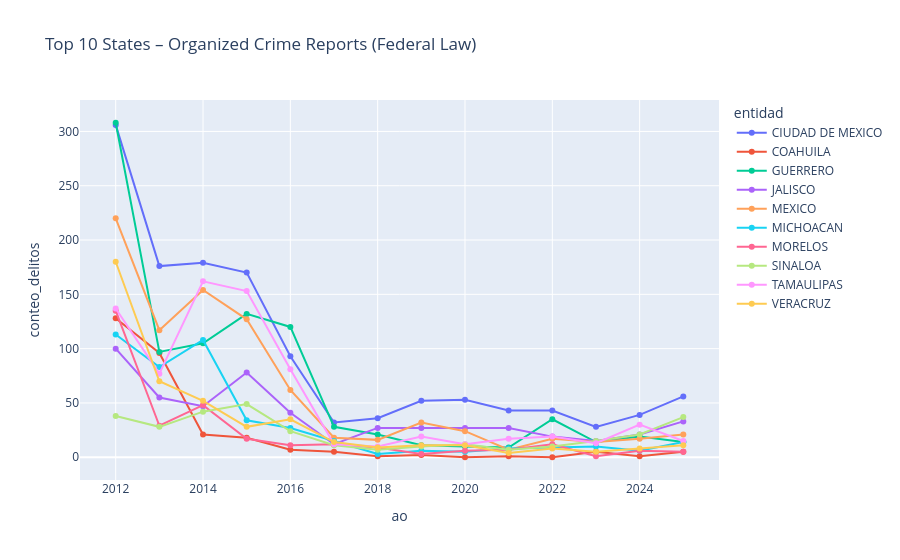

Notebook code cell kept with this figure:
### Code cell
# Create interactive plot

fig = px.line(
    df_top10_do,
    x='ao',
    y='conteo_delitos',
    color='entidad',
    markers=True,
    title='Top 10 States – Organized Crime Reports (Federal Law)'
)
fig.update_layout(hovermode='x unified')
fig.show()

### Figure 1 — Plotly figure (JSON) as saved in the notebook; plotly's stock layout.template omitted (floating-point values rounded to 4 significant figures)
{"data": [{"hovertemplate": "entidad=CIUDAD DE MEXICO<br>ao=%{x}<br>conteo_delitos=%{y}<extra></extra>", "legendgroup": "CIUDAD DE MEXICO", "line": {"color": "#636efa", "dash": "solid"}, "marker": {"symbol": "circle"}, "mode": "lines+markers", "name": "CIUDAD DE MEXICO", "orientation": "v", "showlegend": true, "type": "scatter", "x": [2012, 2013, 2014, 2015, 2016, 2017, 2018, 2019, 2020, 2021, 2022, 2023, 2024, 2025], "xaxis": "x", "y": [306.0, 176.0, 179.0, 170.0, 93.0, 32.0, 36.0, 52.0, 53.0, 43.0, 43.0, 28.0, 39.0, 56.0], "yaxis": "y"}, {"hovertemplate": "entidad=COAHUILA<br>ao=%{x}<br>conteo_delitos=%{y}<extra></extra>", "legendgroup": "COAHUILA", "line": {"color": "#EF553B", "dash": "solid"}, "marker": {"symbol": "circle"}, "mode": "lines+markers", "name": "COAHUILA", "orientation": "v", "showlegend": true, "type": "scatter", "x": [2012, 2013, 2014, 2015, 2016, 2017, 2018, 2019, 2020, 2021, 2022, 2023, 2024, 2025], "xaxis": "x", "y": [128.0, 96.0, 21.0, 18.0, 7.0, 5.0, 1.0, 2.0, 0.0, 1.0, 0.0, 5.0, 1.0, 5.0], "yaxis": "y"}, {"hovertemplate": "entidad=GUERRERO<br>ao=%{x}<br>conteo_delitos=%{y}<extra></extra>", "legendgroup": "GUERRERO", "line": {"color": "#00cc96", "dash": "solid"}, "marker": {"symbol": "circle"}, "mode": "lines+markers", "name": "GUERRERO", "orientation": "v", "showlegend": true, "type": "scatter", "x": [2012, 2013, 2014, 2015, 2016, 2017, 2018, 2019, 2020, 2021, 2022, 2023, 2024, 2025], "xaxis": "x", "y": [308.0, 97.0, 105.0, 132.0, 120.0, 28.0, 21.0, 11.0, 10.0, 9.0, 35.0, 14.0, 19.0, 14.0], "yaxis": "y"}, {"hovertemplate": "entidad=JALISCO<br>ao=%{x}<br>conteo_delitos=%{y}<extra></extra>", "legendgroup": "JALISCO", "line": {"color": "#ab63fa", "dash": "solid"}, "marker": {"symbol": "circle"}, "mode": "lines+markers", "name": "JALISCO", "orientation": "v", "showlegend": true, "type": "scatter", "x": [2012, 2013, 2014, 2015, 2016, 2017, 2018, 2019, 2020, 2021, 2022, 2023, 2024, 2025], "xaxis": "x", "y": [100.0, 55.0, 47.0, 78.0, 41.0, 12.0, 27.0, 27.0, 27.0, 27.0, 19.0, 15.0, 21.0, 33.0], "yaxis": "y"}, {"hovertemplate": "entidad=MEXICO<br>ao=%{x}<br>conteo_delitos=%{y}<extra></extra>", "legendgroup": "MEXICO", "line": {"color": "#FFA15A", "dash": "solid"}, "marker": {"symbol": "circle"}, "mode": "lines+markers", "name": "MEXICO", "orientation": "v", "showlegend": true, "type": "scatter", "x": [2012, 2013, 2014, 2015, 2016, 2017, 2018, 2019, 2020, 2021, 2022, 2023, 2024, 2025], "xaxis": "x", "y": [220.0, 117.0, 154.0, 127.0, 62.0, 18.0, 16.0, 32.0, 24.0, 7.0, 17.0, 14.0, 17.0, 21.0], "yaxis": "y"}, {"hovertemplate": "entidad=MICHOACAN<br>ao=%{x}<br>conteo_delitos=%{y}<extra></extra>", "legendgroup": "MICHOACAN", "line": {"color": "#19d3f3", "dash": "solid"}, "marker": {"symbol": "circle"}, "mode": "lines+markers", "name": "MICHOACAN", "orientation": "v", "showlegend": true, "type": "scatter", "x": [2012, 2013, 2014, 2015, 2016, 2017, 2018, 2019, 2020, 2021, 2022, 2023, 2024, 2025], "xaxis": "x", "y": [113.0, 83.0, 108.0, 34.0, 27.0, 15.0, 3.0, 6.0, 5.0, 8.0, 9.0, 10.0, 6.0, 14.0], "yaxis": "y"}, {"hovertemplate": "entidad=MORELOS<br>ao=%{x}<br>conteo_delitos=%{y}<extra></extra>", "legendgroup": "MORELOS", "line": {"color": "#FF6692", "dash": "solid"}, "marker": {"symbol": "circle"}, "mode": "lines+markers", "name": "MORELOS", "orientation": "v", "showlegend": true, "type": "scatter", "x": [2012, 2013, 2014, 2015, 2016, 2017, 2018, 2019, 2020, 2021, 2022, 2023, 2024, 2025], "xaxis": "x", "y": [135.0, 29.0, 48.0, 17.0, 11.0, 12.0, 9.0, 3.0, 6.0, 7.0, 12.0, 1.0, 6.0, 5.0], "yaxis": "y"}, {"hovertemplate": "entidad=SINALOA<br>ao=%{x}<br>conteo_delitos=%{y}<extra></extra>", "legendgroup": "SINALOA", "line": {"color": "#B6E880", "dash": "solid"}, "marker": {"symbol": "circle"}, "mode": "lines+markers", "name": "SINALOA", "orientation": "v", "showlegend": true, "type": "scatter", "x": [2012, 2013, 2014, 2015, 2016, 2017, 2018, 2019, 2020, 2021, 2022, 2023, 2024, 2025], "xaxis": "x", "y": [38.0, 28.0, 42.0, 49.0, 24.0, 11.0, 7.0, 10.0, 12.0, 7.0, 10.0, 15.0, 21.0, 37.0], "yaxis": "y"}, {"hovertemplate": "entidad=TAMAULIPAS<br>ao=%{x}<br>conteo_delitos=%{y}<extra></extra>", "legendgroup": "TAMAULIPAS", "line": {"color": "#FF97FF", "dash": "solid"}, "marker": {"symbol": "circle"}, "mode": "lines+markers", "name": "TAMAULIPAS", "orientation": "v", "showlegend": true, "type": "scatter", "x": [2012, 2013, 2014, 2015, 2016, 2017, 2018, 2019, 2020, 2021, 2022, 2023, 2024, 2025], "xaxis": "x", "y": [137.0, 77.0, 162.0, 153.0, 81.0, 12.0, 10.0, 19.0, 12.0, 17.0, 19.0, 13.0, 30.0, 15.0], "yaxis": "y"}, {"hovertemplate": "entidad=VERACRUZ<br>ao=%{x}<br>conteo_delitos=%{y}<extra></extra>", "legendgroup": "VERACRUZ", "line": {"color": "#FECB52", "dash": "solid"}, "marker": {"symbol": "circle"}, "mode": "lines+markers", "name": "VERACRUZ", "orientation": "v", "showlegend": true, "type": "scatter", "x": [2012, 2013, 2014, 2015, 2016, 2017, 2018, 2019, 2020, 2021, 2022, 2023, 2024, 2025], "xaxis": "x", "y": [180.0, 70.0, 52.0, 28.0, 35.0, 14.0, 9.0, 11.0, 11.0, 4.0, 8.0, 5.0, 8.0, 11.0], "yaxis": "y"}], "layout": {"hovermode": "x unified", "legend": {"title": {"text": "entidad"}, "tracegroupgap": 0}, "title": {"text": "Top 10 States – Organized Crime Reports (Federal Law)"}, "xaxis": {"anchor": "y", "domain": [0, 1], "title": {"text": "ao"}}, "yaxis": {"anchor": "x", "domain": [0, 1], "title": {"text": "conteo_delitos"}}}}
